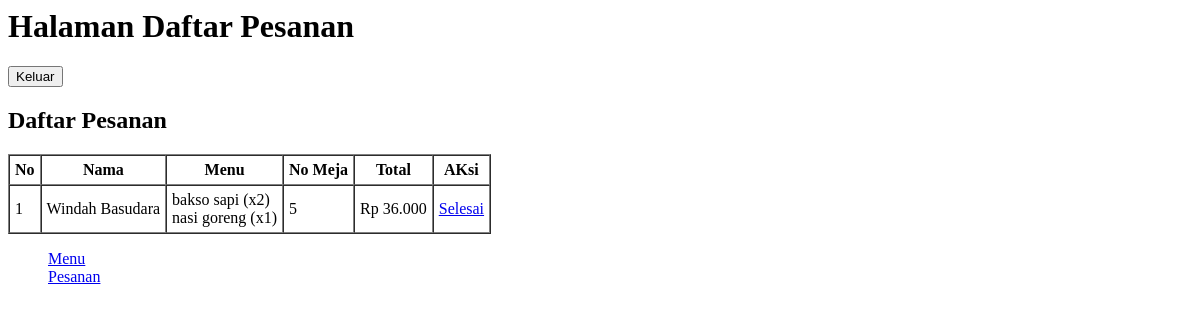
Page /admin_pesanan.php on the earlier database version.
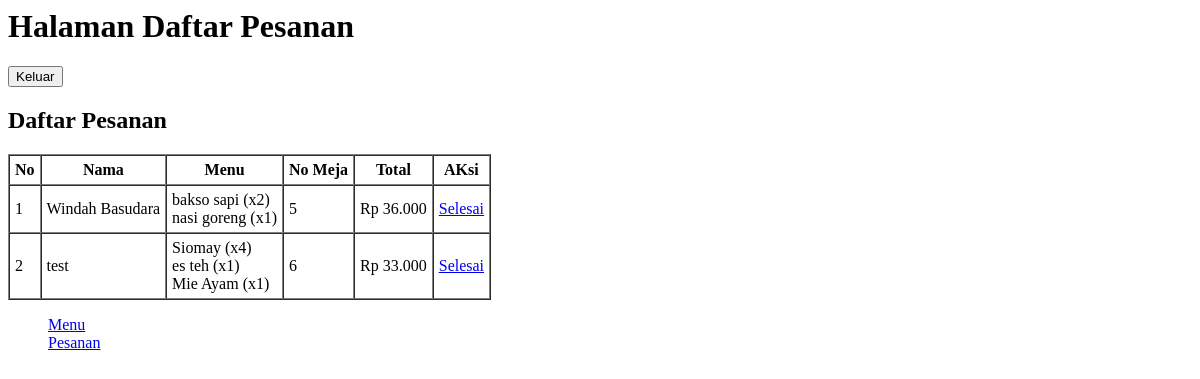
Same page on the later database version.
### tables this page shows
CREATE TABLE `pelanggan` (
  `id_pelanggan` int NOT NULL,
  `nama_pelanggan` varchar(100) DEFAULT NULL,
  `no_meja` int DEFAULT NULL
);

### admin_pesanan.php (the view, shortened to what this page needs)
<?php
    include "database.php";
    $sql_select = "SELECT
                  pelanggan.id_pelanggan,
                  pelanggan.nama_pelanggan,
                  pelanggan.no_meja,
                  GROUP_CONCAT(CONCAT(menu.nama_makanan, ' (x', pesanan.jumlah, ')') SEPARATOR '\n') AS daftar_menu,
                  SUM(pesanan.jumlah * menu.harga) AS total_harga
               FROM pesanan
               JOIN pelanggan ON pesanan.id_pelanggan = pelanggan.id_pelanggan
               JOIN menu ON pesanan.id_menu = menu.id_menu
               GROUP BY pelanggan.id_pelanggan, pelanggan.nama_pelanggan, pelanggan.no_meja";
    $result = $conn->query($sql_select);
?>
<!DOCTYPE html>
<html lang="en">
<head>
</head>
<body>
    <header>
        <h1>Halaman Daftar Pesanan</h1>
        <button onclick="window.location.href='masuk.php'">Keluar</button>
    </header>
    <main>
    <h2>Daftar Pesanan</h2>
    <table border="1" cellspacing="0" cellpadding="5">
        <tr>
            <th>No</th>
            <th>Nama</th>
            <th>Menu</th>
            <th>No Meja</th>
            <th>Total</th>
            <th>AKsi</th>
        </tr>
        <?php
        if ($result->num_rows > 0) {
            $no = 1;
            while ($row = $result->fetch_assoc()) {
                echo "<tr>";
                echo "<td>" . $no++ . "</td>";
                echo "<td>" . $row['nama_pelanggan'] . "</td>";
                echo "<td>" . nl2br($row['daftar_menu']) . "</td>";
                echo "<td>" . $row['no_meja'] . "</td>";
                echo "<td>Rp " . number_format($row['total_harga'], 0, ',', '.') . "</td>";
                echo "<td>";
                echo "<a href='admin_pesanan.php?hapus=" . $row['id_pelanggan'] . "' onclick='return confirm(\"Apakah pesanan ini sudah dilayani?\")'>Selesai</a>";
                echo "</td>";
                echo "</tr>";
            }
        } else {
            echo "<tr><td colspan='6'>Tidak ada data</td></tr>";
        }
        ?>
    </table>
    </main>
    <footer>
        <menu>
            <div class="menu"><a href="admin_menu.php">Menu</a></div>
            <div class="menu"><a href="admin_pesanan.php">Pesanan</a></div>
        </menu>
    </footer>
</body>
</html>

Differences in the rows shown:
added pelanggan: nama_pelanggan "test", daftar_menu "Siomay (x4) es teh (x1) Mie Ayam (x1)", no_meja "6", total_harga "33.000"
